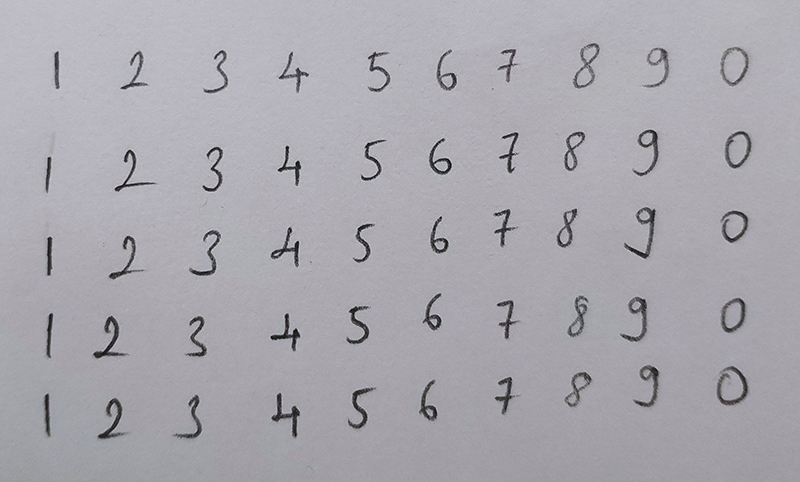
#> input picture rakamlar.jpg, 800 x 482 px
$ python main.py   (older library calls are emulated)
#> lines starting #> are read from the running program, lines starting #| are printed output that depends on the picture; after the words box and inside, x2 and y2 are one past the last pixel; in counts of white or black regions, pixels touching at a corner belong together
# -*- coding: utf-8 -*-
"""
Created on Tue Dec  1 13:53:02 2020

@author: Bulent Demir
"""

import cv2
import numpy as np
import imutils
from imutils import perspective
from imutils import contours
from scipy.spatial import distance as dist

# reading image which is "rakamlar.jpg"
img_BGR = cv2.imread('rakamlar.jpg', 1)
#> img_BGR is the input picture: shape (482, 800, 3); mean B, G, R 173.9, 167.3, 169.2
#cv2.imshow('Color Image', img_BGR)

# Copying of colored image
BGR_copy = img_BGR.copy()

# Converting color of image to grayScale
img_gray = cv2.cvtColor(img_BGR, cv2.COLOR_BGR2GRAY)
#cv2.imshow('Gray Image', img_gray)

# Thresholding image by filter of THRESH_BINARY_INV
_, img_thresh = cv2.threshold(img_gray, 0, 255, cv2.THRESH_BINARY_INV + cv2.THRESH_OTSU)
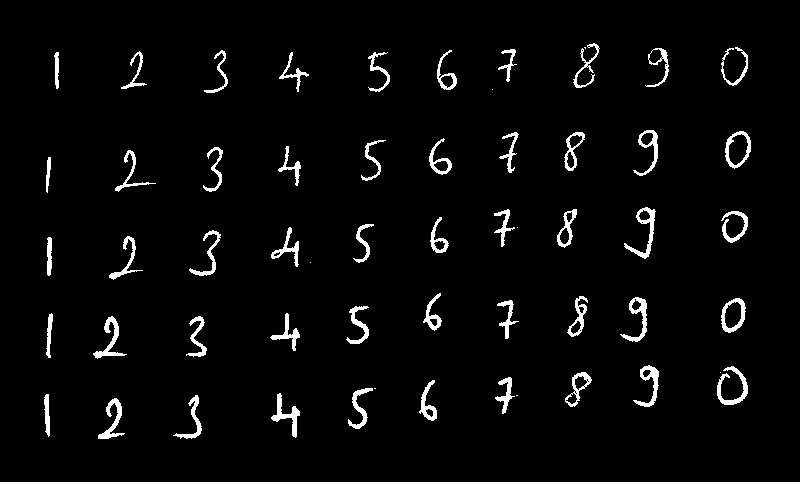
#> img_thresh: shape (482, 800); 3.4% white; 57 white regions (7 under 20 px), largest, box (x1, y1, x2, y2) and area: (624, 207, 656, 259) 415, (717, 366, 748, 405) 408, (93, 316, 127, 359) 382
cv2.imshow('Binary Image', img_thresh)

# bware function that is affected from the code part written by "Mahmut Sinecen"
def bware(image, connectivity, min_size):
#> called with connectivity = 8, min_size = 10
    nb_components, output, stats, _ = cv2.connectedComponentsWithStats(image, connectivity)
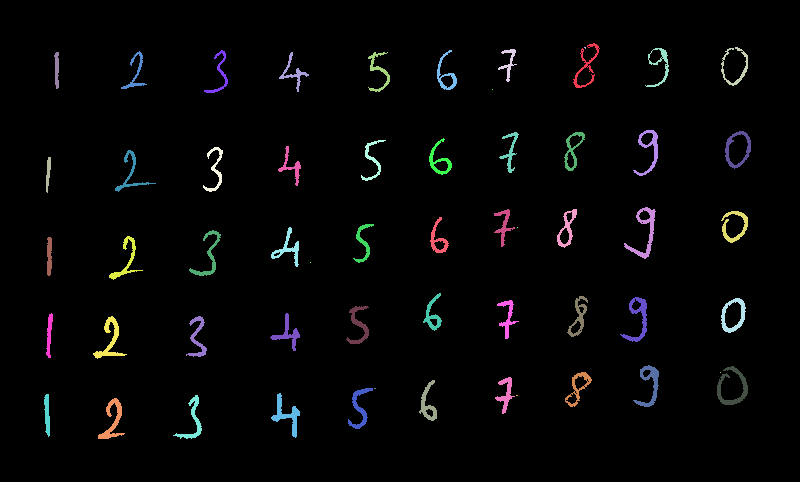
#> output: shape (482, 800) int32; 58 distinct labels, from 0 to 57; one colour per label, 0 black
#> nb_components = 58; stats = 58 rows, first 6: [0, 0, 800, 482, 372461], [573, 43, 27, 45, 259], [584, 47, 2, 2, 3], [721, 47, 27, 39, 232], [498, 49, 19, 33, 169], [645, 48, 24, 39, 222]

    sizes = stats[1:, -1]
#> sizes = 57 values, max 415 at index 22, min 1 at index 11, mean 230.5
    nb_components -= 1
#> nb_components = 57

    # Result image consists of black pixels
    img2 = np.zeros(output.shape)

    for i in range(nb_components):
        if sizes[i] >= min_size:
            img2[output == i + 1] = 255

    return img2


img_bw = bware(img_thresh, 8, 10).astype(np.uint8)
#> img_bw: shape (482, 800); 3.4% white; 50 white regions
cv2.imshow('Bwared Image', img_bw)


img_contours, _ = cv2.findContours(img_bw, cv2.RETR_TREE, cv2.CHAIN_APPROX_SIMPLE)
#> img_contours = 87 contours, 16 with area under 20; largest, box (x1, y1, x2, y2) and area: (725, 131, 751, 169) 694, (721, 298, 746, 333) 616, (728, 133, 749, 166) 460, (624, 207, 656, 259) 410, (564, 132, 585, 171) 396
img_drawContours = cv2.drawContours(BGR_copy, img_contours, -1, (0, 255, 0), 1)
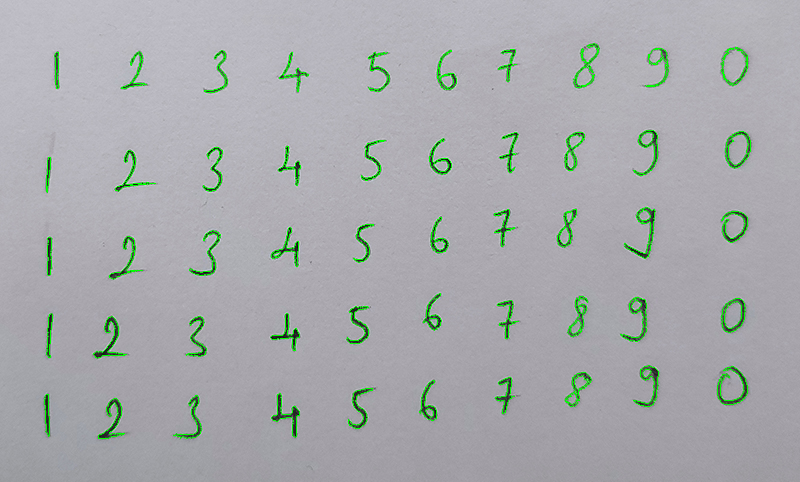
#> img_drawContours: shape (482, 800, 3); mean B, G, R 172.3, 170.3, 167.6
#cv2.imshow('Draw Countor on Image', img_drawContours)

# Dilation image with array of strel
strel = np.ones([2, 2])
I_dilation = cv2.dilate(img_bw, strel, iterations=1)
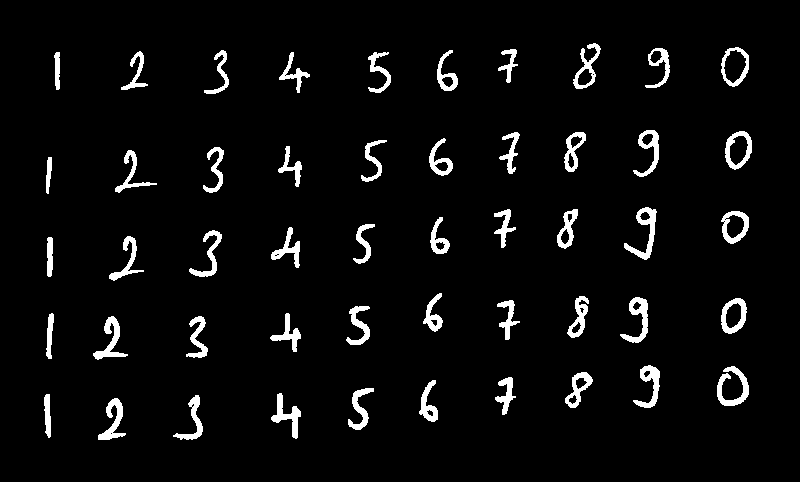
#> I_dilation: shape (482, 800); 4.7% white; 50 white regions
#cv2.imshow('Dilationed Image', I_dilation)

# Finding Countors
cnts = cv2.findContours(I_dilation, cv2.RETR_EXTERNAL, cv2.CHAIN_APPROX_SIMPLE)
#> cnts = 50 contours; largest, box (x1, y1, x2, y2) and area: (721, 47, 749, 87) 812, (725, 131, 752, 170) 758, (721, 298, 747, 334) 678, (721, 211, 749, 244) 664, (624, 207, 657, 260) 526

cnts = imutils.grab_contours(cnts)

(cnts, _) = contours.sort_contours(cnts)
pixelsPerMetric = None

orig = img_BGR.copy()


def midpoint(ptA, ptB):
    return [(ptA[0] + ptB[0]) * 0.5, (ptA[1] + ptB[1]) * 0.5]


# bounidingBox function that draws the box to image
def boundingBox(orig, box):

    cv2.drawContours(orig, [box.astype("int")], -1, (0, 255, 255), 2)


# calculateAxisLengths function returns the axises (minor and major) of the box
def calculateAxisLengths(midpoints):
    axisList = []

    axisList.append(np.sqrt((midpoints[0][0] - midpoints[1][0]) ** 2 + (midpoints[0][1] - midpoints[1][1]) ** 2))
    axisList.append(np.sqrt((midpoints[2][0] - midpoints[3][0]) ** 2 + (midpoints[2][1] - midpoints[3][1]) ** 2))

    return axisList


# minorAxisLength function returns the min value from calculateAxisLengths function
def minorAxisLength(midpoints):
    minAxis = min(calculateAxisLengths(midpoints))
    return minAxis


# majorAxisLength function returns the max value from calculateAxisLengths function
def majorAxisLength(midpoints):
    maxAxis = max(calculateAxisLengths(midpoints))
    return maxAxis


# boxArea function returns the area of the box
def boxArea(midpoints):
    area = minorAxisLength(midpoints) * majorAxisLength(midpoints)
    return area


# eccentricity is calculated from sqrt(1 - (ma / MA)^2)
def eccentricity(midpoints):
    ecc = np.sqrt(1 - (minorAxisLength(midpoints) / majorAxisLength(midpoints)) ** 2)
    return ecc


for c in cnts:
    if cv2.contourArea(c) < 30:
        continue

    # calculating min Area rect by cv2.minAreaRect
    box = cv2.minAreaRect(c)
    box = cv2.boxPoints(box) if imutils.is_cv2() else cv2.boxPoints(box)
    box = np.array(box, dtype='int')

    (tl, tr, br, bl) = box

    # Calculate midpoints of the bounding box
    (tltrX, tltrY) = midpoint(tl, tr)
    (blbrX, blbrY) = midpoint(bl, br)

    (tlblX, tlblY) = midpoint(tl, bl)
    (trbrX, trbrY) = midpoint(tr, br)

    midpoints = [(tltrX, tltrY), (blbrX, blbrY), (tlblX, tlblY), (trbrX, trbrY)]

    ## 5 functions that satisfy "regionprops" in matlab
    # Drawing the box to original image
    boundingBox(orig, box)
    # Calculating Minor Axis Length
    minorAxis = minorAxisLength(midpoints)
    # Calculating Major Axis Length
    majorAxis = majorAxisLength(midpoints)
    # Calculating eccentricity
    ecc = eccentricity(midpoints)
    # Calculating area of bounding box
    area = boxArea(midpoints)

    print("Minor Axis Length: " + str(minorAxis))
    print("Major Axis Length: " + str(majorAxis))
    print("Box Area: " + str(area))
    print("Eccentricity: " + str(ecc))
    print("---------------------------")
    ## end of the part

    for (x, y) in box:
        # Draw circle to corners of the bounding box
        cv2.circle(orig, (int(x), int(y)), 3, (0, 0, 255), -1)

    # Draw circle to midpoint of the corners of the bounding box
    cv2.circle(orig, (int(tltrX), int(tltrY)), 5, (255, 0, 0), -1)
    cv2.circle(orig, (int(blbrX), int(blbrY)), 5, (255, 0, 0), -1)
    cv2.circle(orig, (int(tlblX), int(tlblY)), 5, (255, 0, 0), -1)
    cv2.circle(orig, (int(trbrX), int(trbrY)), 5, (255, 0, 0), -1)

    # Draw line to axis's of the bounding box
    cv2.line(orig, (int(tltrX), int(tltrY)), (int(blbrX), int(blbrY)), (255, 0, 255), 1)
    cv2.line(orig, (int(tlblX), int(tlblY)), (int(trbrX), int(trbrY)), (255, 0, 255), 1)

    # For the showing one by one box in the image
    # Because of detecting which minor axis, major axis, box area and eccentricity are owned
    cv2.imshow('Result image', orig)
    cv2.waitKey(0)
#> this loop made 50 passes
#> (tl, tr, br, bl, tltrX, tltrY, blbrX, blbrY) on passes 1 to 9: ([45, 437], [43, 394], [48, 393], [50, 436], 44, 415.5, 49, 414.5), ([50, 358], [45, 357], [47, 312], [53, 313], 47.5, 357.5, 50, 312.5), ([49, 193], [44, 192], [47, 156], [51, 157], 46.5, 192.5, 49, 156.5), ([52, 276], [47, 276], [47, 237], [52, 237], 49.5, 276, 49.5, 237), ([59, 89], [54, 89], [54, 52], [59, 52], 56.5, 89, 56.5, 52), ([95, 364], [84, 323], [115, 314], [127, 355], 89.5, 343.5, 121, 334.5), ([98, 440], [93, 400], [121, 397], [125, 437], 95.5, 420, 123, 417), ([109, 281], [99, 243], [133, 234], [143, 272], 104, 262, 138, 253), ([115, 192], [107, 154], [147, 145], [156, 183], 111, 173, 151.5, 164)
#> (tl, tr, br, bl, tltrX, tltrY, blbrX, blbrY) on pass 25: ([390, 92], [368, 92], [368, 52], [390, 52], 379, 92, 379, 52)
#> (printed output is left out)
#> pass 1, `cv2.imshow('Result image', orig)`:
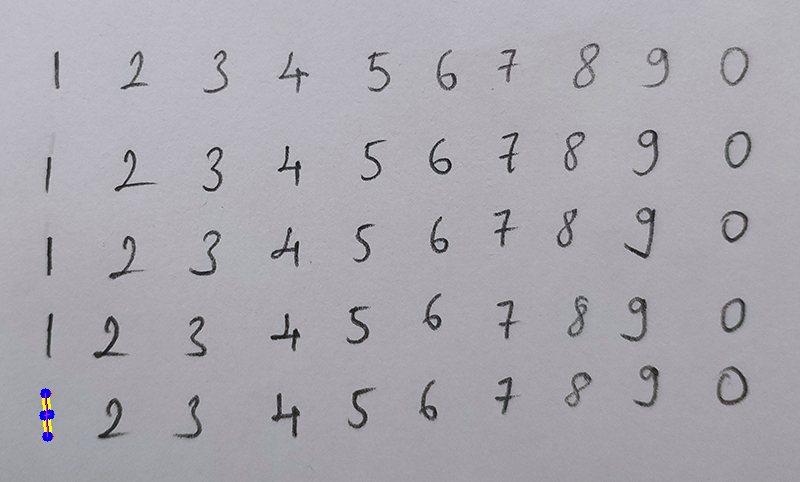
#> window 'Result image': shape (482, 800, 3); mean B, G, R 173.9, 167.2, 169.2
#> pass 2, `cv2.imshow('Result image', orig)`:
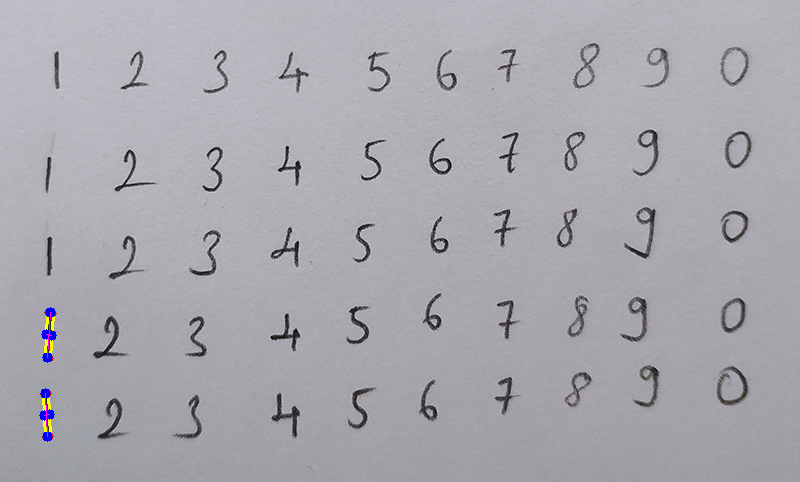
#> window 'Result image': shape (482, 800, 3); mean B, G, R 174, 167.1, 169.1
#> after the loop:
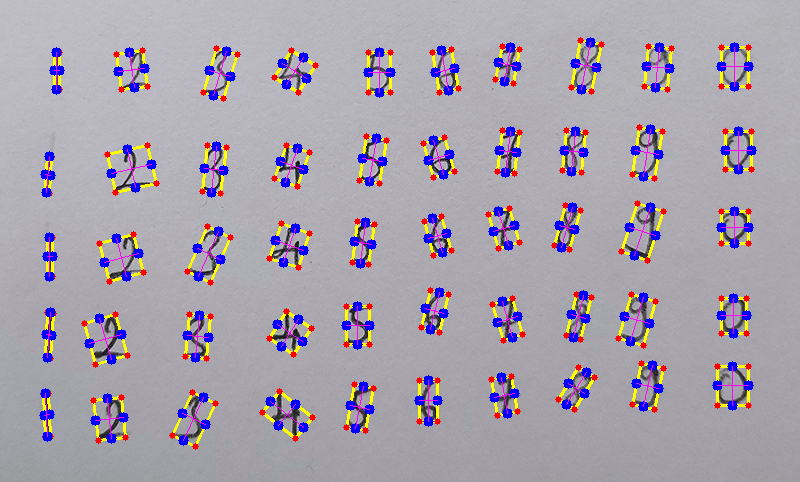
#> orig: shape (482, 800, 3); 8.41% of pixels changed, all inside (x1, y1, x2, y2) = (39, 37, 757, 450)


if cv2.waitKey(0) & 0xff == 27 | ord('q'):
#> (key q is pressed here)
    cv2.destroyAllWindows()
